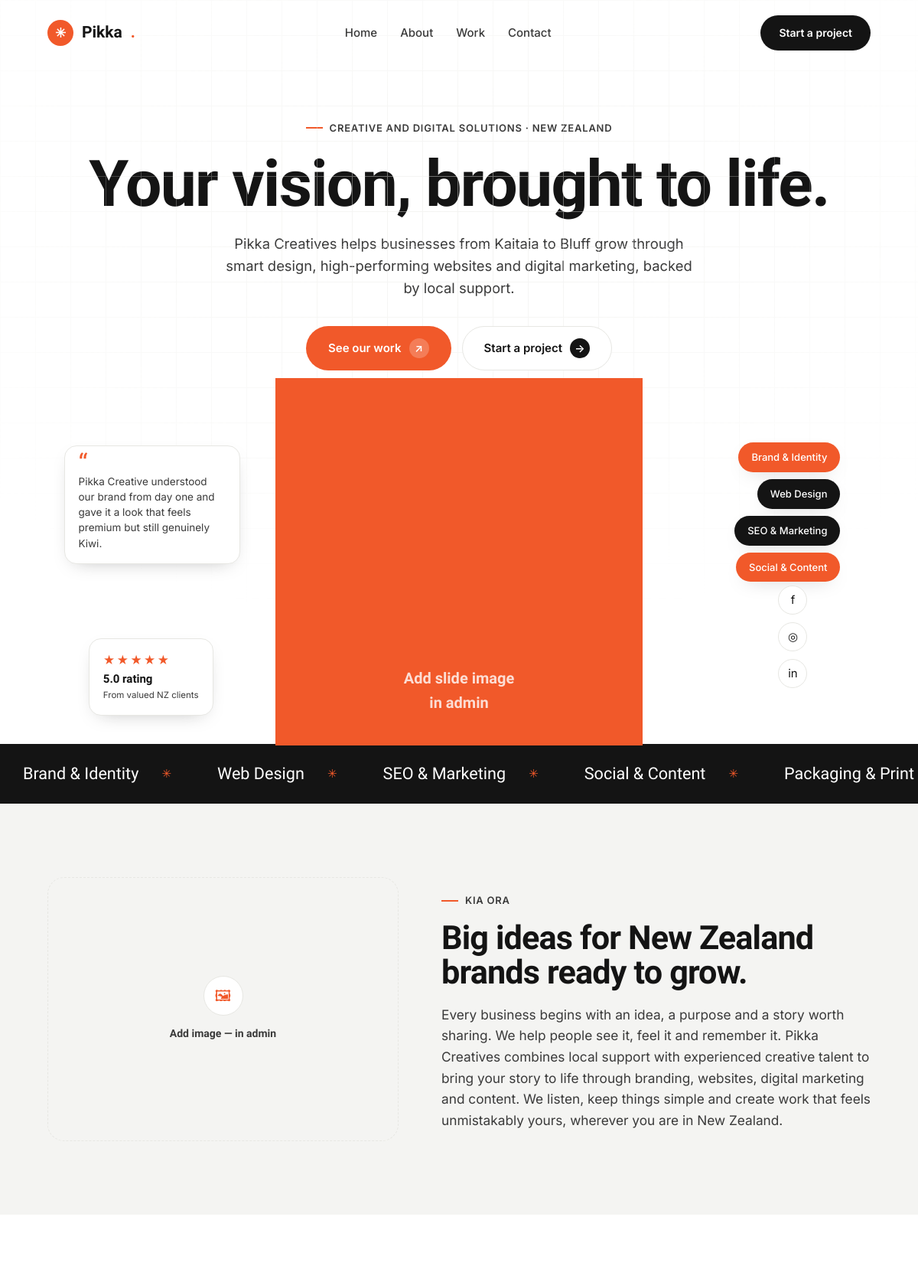
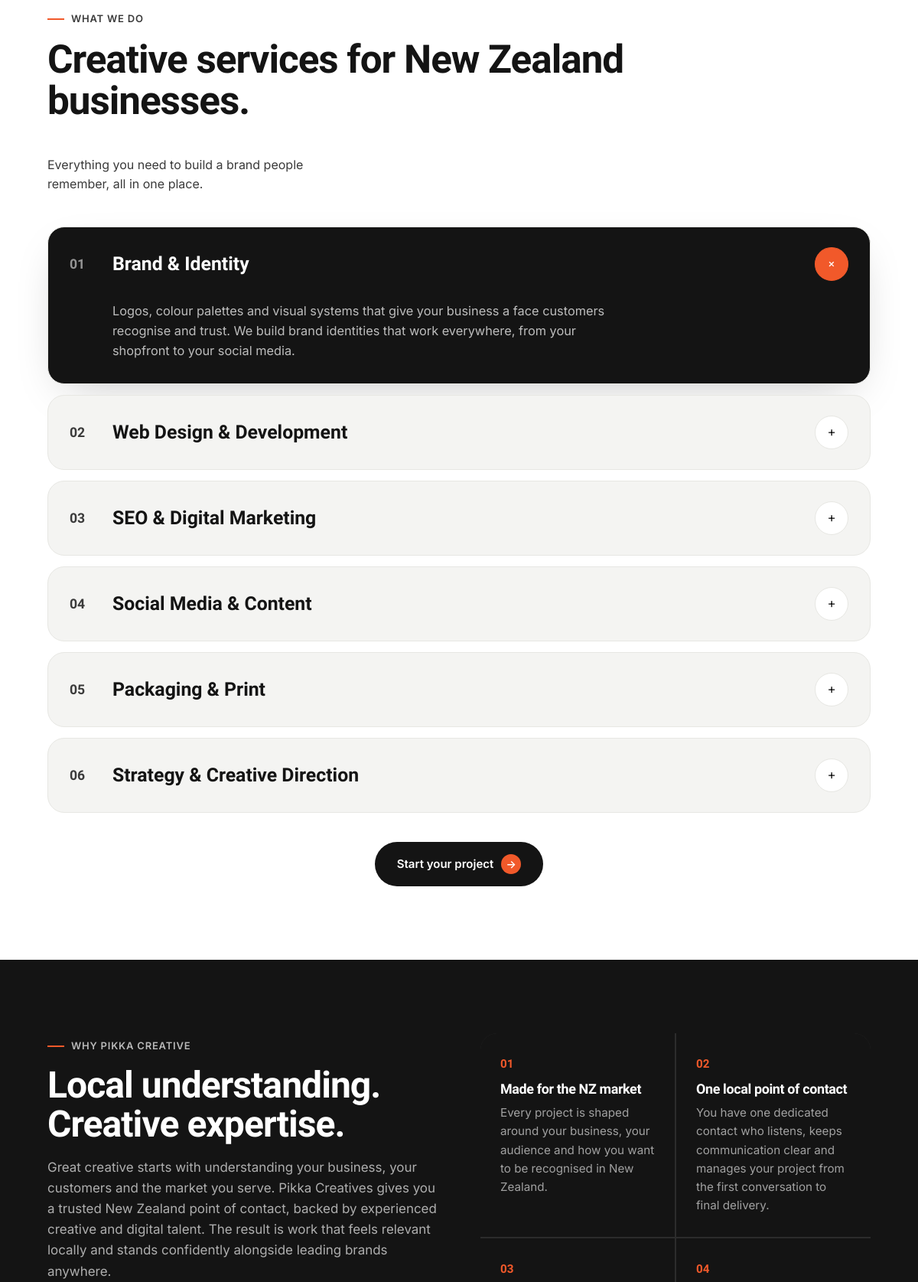
The page / (upper part) on the database its author committed (2 pictures, top to bottom).
### tables this page shows
CREATE TABLE IF NOT EXISTS `hero_slides` (
  `id` INT(11) NOT NULL AUTO_INCREMENT,
  `eyebrow` VARCHAR(160) DEFAULT NULL,
  `headline` VARCHAR(255) DEFAULT NULL,
  `subheadline` TEXT DEFAULT NULL,
  `btn_primary_text` VARCHAR(80) DEFAULT NULL,
  `btn_primary_link` VARCHAR(255) DEFAULT NULL,
  `btn_secondary_text` VARCHAR(80) DEFAULT NULL,
  `image` VARCHAR(255) DEFAULT NULL,
  `sort_order` INT(11) DEFAULT 0,
  PRIMARY KEY (`id`)
);

CREATE TABLE IF NOT EXISTS `services` (
  `id` INT(11) NOT NULL AUTO_INCREMENT,
  `title` VARCHAR(120) NOT NULL,
  `description` TEXT DEFAULT NULL,
  `sort_order` INT(11) DEFAULT 0,
  `is_active` TINYINT(1) DEFAULT 1,
  PRIMARY KEY (`id`)
);

CREATE TABLE IF NOT EXISTS `why_reasons` (
  `id` INT(11) NOT NULL AUTO_INCREMENT,
  `title` VARCHAR(120) NOT NULL,
  `description` TEXT DEFAULT NULL,
  `sort_order` INT(11) DEFAULT 0,
  PRIMARY KEY (`id`)
);

### includes/config.php (called while the page is built, shortened)
<?php
function db() {
    static $conn = null;
    if ($conn === null) {
        $conn = @mysqli_connect(DB_HOST, DB_USER, DB_PASS, DB_NAME);
        mysqli_set_charset($conn, 'utf8mb4');
    }
    return $conn;
}

### index.php (the view, shortened to what this page needs)
<?php require_once __DIR__ . '/includes/functions.php';
$is_admin = maintenance_gate();
$logo   = s('logo_text', 'Pikka');
$hero_img = c('hero_image');
$slides = get_rows('hero_slides');
$intro_img = c('intro_image');
$marquee  = array_filter(array_map('trim', explode('|', s('marquee_items', ''))));
?>
<!DOCTYPE html>
<html lang="en">
<head>
<link rel="stylesheet" href="assets/css/style.css">
</head>
<body>
<header class="site-header">
  <div class="container nav">
    <a href="#top" class="brand"><?= brand_mark($logo) ?></a>
    <nav class="nav-links">
      <a href="index.php">Home</a>
      <a href="about.php">About</a>
      <a href="work.php">Work</a>
      <a href="contact.php">Contact</a>
    </nav>
    <a href="#" class="nav-cta" data-open-form>Start a project</a>
  </div>
</header>
<section class="hero">
  <div class="hero-grid-bg"></div>
  <div class="container">
    <div class="hero-text-slider">
      <?php foreach ($slides as $i => $sl): ?>
        <div class="hero-text-slide<?= $i === 0 ? ' active' : '' ?>" data-hero-text="<?= $i ?>">
          <span class="eyebrow center"><?= e($sl['eyebrow']) ?></span>
          <h1><?= nl2br(e($sl['headline'])) ?></h1>
          <p class="hero-sub"><?= e($sl['subheadline']) ?></p>
          <div class="hero-actions">
            <a href="<?= e($sl['btn_primary_link'] ?: '#services') ?>" class="btn btn-primary"><?= e($sl['btn_primary_text']) ?> <span class="ico">↗</span></a>
            <a href="#" class="btn btn-outline" data-open-form><?= e($sl['btn_secondary_text']) ?> <span class="ico">→</span></a>
          </div>
        </div>
      <?php endforeach; ?>
    </div>
    <div class="hero-stage">
      <div class="float-card fc-quote">
        <span class="qmark">“</span>
        <p class="q"><?= e(c('hero_quote')) ?></p>
      </div>
      <div class="float-card fc-tags">
        <span class="tag-pill on">Brand & Identity</span>
        <span class="tag-pill">Web Design</span>
        <span class="tag-pill">SEO & Marketing</span>
        <span class="tag-pill on">Social & Content</span>
      </div>
      <?php foreach ($slides as $i => $sl): ?>
        <div class="hero-photo-ring hero-photo-slide<?= $i === 0 ? ' active' : '' ?><?= empty($sl['image']) ? ' no-image' : '' ?>" data-hero-photo="<?= $i ?>">
          <?php if (!empty($sl['image'])): ?>
            <img src="<?= e($sl['image']) ?>" alt="Pikka Creatives">
          <?php else: ?>
            <span class="ph">Add slide image<br>in admin</span>
          <?php endif; ?>
        </div>
      <?php endforeach; ?>
      <div class="float-card fc-reviews">
        <div>
          <div class="stars">★★★★★</div>
          <div class="r-stat"><?= e(c('hero_reviews_stat')) ?></div>
          <div class="r-label"><?= e(c('hero_reviews_label')) ?></div>
        </div>
      </div>
      <div class="float-card fc-social">
        <a class="soc" href="#" aria-label="Facebook">f</a>
        <a class="soc" href="#" aria-label="Instagram">◎</a>
        <a class="soc" href="#" aria-label="LinkedIn">in</a>
      </div>
    </div>
  </div>
</section>
<div class="marquee" aria-hidden="true">
  <div class="marquee-track">
    <?php $loop = array_merge($marquee, $marquee);
    foreach ($loop as $m): ?><span class="marquee-item"><?= e($m) ?></span><?php endforeach; ?>
  </div>
</div>
<section class="intro pad" id="intro">
  <div class="container intro-wrap">
    <div>
      <?php if ($intro_img): ?>
        <img src="<?= e($intro_img) ?>" alt="" style="border-radius:var(--radius);width:100%;aspect-ratio:4/3;object-fit:cover">
      <?php else: ?>
        <div class="img-placeholder" style="aspect-ratio:4/3">
          <span class="ph-ico">🖼</span>
          <span class="ph-label">Add image — in admin</span>
        </div>
      <?php endif; ?>
    </div>
    <div>
      <span class="eyebrow"><?= e(c('intro_eyebrow')) ?></span>
      <h2 style="margin-top:16px"><?= e(c('intro_heading')) ?></h2>
      <div class="intro-body" style="margin-top:18px">
        <?php foreach (paragraphs(c('intro_body')) as $para): ?>
          <p><?= e($para) ?></p>
        <?php endforeach; ?>
      </div>
    </div>
  </div>
</section>
<section class="pad" id="services">
  <div class="container">
    <div class="svc-top">
      <div class="sec-head">
        <span class="eyebrow"><?= e(c('services_eyebrow')) ?></span>
        <h2><?= e(c('services_heading')) ?></h2>
      </div>
      <p style="max-width:340px;color:var(--ink-2)"><?= e(c('services_intro')) ?></p>
    </div>
    <div class="svc-list">
      <?php $i = 0; foreach (get_rows('services') as $svc): $i++; ?>
        <div class="svc-item">
          <div class="svc-head">
            <span class="svc-num"><?= sprintf('%02d', $i) ?></span>
            <span class="svc-title"><?= e($svc['title']) ?></span>
            <span class="svc-toggle">+</span>
          </div>
          <div class="svc-body"><div class="svc-body-inner"><?= e($svc['description']) ?></div></div>
        </div>
      <?php endforeach; ?>
    </div>
    <div class="svc-cta">
      <a href="#contact" class="btn btn-dark" data-open-form>Start your project <span class="ico">→</span></a>
    </div>
  </div>
</section>
<section class="why pad" id="why">
  <div class="container why-wrap">
    <div class="why-intro">
      <span class="eyebrow"><?= e(c('why_eyebrow')) ?></span>
      <h2 style="margin-top:16px"><?= e(c('why_heading')) ?></h2>
      <p><?= e(c('why_body')) ?></p>
    </div>
    <div class="why-grid">
      <?php $n = 0; foreach (get_rows('why_reasons') as $r): $n++; ?>
        <div class="why-cell">
          <span class="n"><?= sprintf('0%d', $n) ?></span>
          <h4><?= e($r['title']) ?></h4>
          <p><?= e($r['description']) ?></p>
        </div>
      <?php endforeach; ?>
    </div>
  </div>
</section>
</body>
</html>

### rows shown on the page
hero_slides: eyebrow "CREATIVE AND DIGITAL SOLUTIONS · NEW ZEALAND", headline "Your vision, brought to life.", subheadline "Pikka Creatives helps businesses from Kaitaia to Bluff grow through smart design, high-performing websites and digital marketing, backed by local support.", btn_primary_text "See our work", btn_secondary_text "Start a project", image "Add slide image"
services: title "Brand & Identity", description "Logos, colour palettes and visual systems that give your business a face customers recognise and trust. We build brand identities that work everywhere, from your shopfront to your social media."
services: title "Web Design & Development"
services: title "SEO & Digital Marketing"
services: title "Social Media & Content"
services: title "Packaging & Print"
services: title "Strategy & Creative Direction"
why_reasons: title "Made for the NZ market", description "Every project is shaped around your business, your audience and how you want to be recognised in New Zealand."
why_reasons: title "One local point of contact", description "You have one dedicated contact who listens, keeps communication clear and manages your project from the first conversation to final delivery."

### other values the page prints
$logoText "Pikka"
c('hero_quote') "Pikka Creative understood our brand from day one and gave it a look that feels premium but still genuinely Kiwi."
c('hero_reviews_stat') "5.0 rating"
c('hero_reviews_label') "From valued NZ clients"
$m "Brand & Identity"
$m "Web Design"
$m "SEO & Marketing"
$m "Social & Content"
$m "Packaging & Print"
c('intro_eyebrow') "KIA ORA"
c('intro_heading') "Big ideas for New Zealand brands ready to grow."
c('services_eyebrow') "WHAT WE DO"
c('services_heading') "Creative services for New Zealand businesses."
c('services_intro') "Everything you need to build a brand people remember, all in one place."
c('why_eyebrow') "WHY PIKKA CREATIVE"
